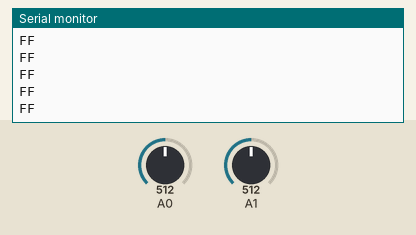
Bench run of a sketch on a simulated Arduino Uno, built with avr-gcc and run on an emulated ATmega328P. On the bench: the last lines printed to the serial monitor. The test bench sets the inputs (shaded band); at power-on: A1 = 512, A0 = 512.

Above: at 1.2 s.
1.3 s: A1 set to 385
2.8 s: A1 set to 357
At 3.4 s:
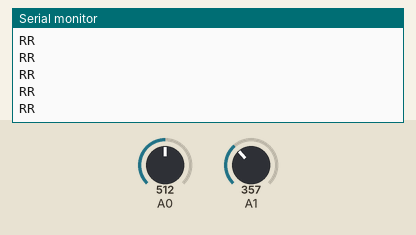
4.7 s: A0 set to 392
6.2 s: A0 set to 359
At 6.8 s:
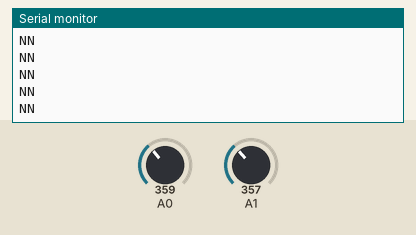
8.1 s: A0 set to 385
At 8.7 s:
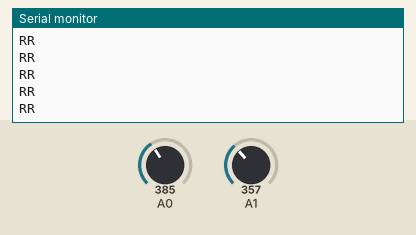

The sketch:

Trans.ino
```cpp
// Code mạch truyền
int m=0,n=0;
void setup() {
pinMode(A0, INPUT);
pinMode(A1, INPUT);
Serial.begin(9600);
}
void loop() {
m = analogRead(A0);  //y
n = analogRead(A1);  //x
if(n>=375)
{
Serial.write("F");
Serial.println("F");
}
else if(n<=320)
{
Serial.write("B");
Serial.println("B");
} else if(m>=375)
{
Serial.write("R");
Serial.println("R");
}
else if(m<=315)
{
Serial.write("L");
Serial.println("L");
}
else
{
Serial.write("N");
Serial.println("N");
}
}
```

Measured:
- the behaviour switches between 375 and 374 on A1 (found by bisection; images 0 and 1)
- the behaviour switches between 375 and 374 on A0 (found by bisection; images 1 and 2)
- after the input at 2.8 s, the serial monitor: prints a new line after 0.07 s (image 1)
- after the input at 6.2 s, the serial monitor: prints a new line after 0.07 s (image 2)
